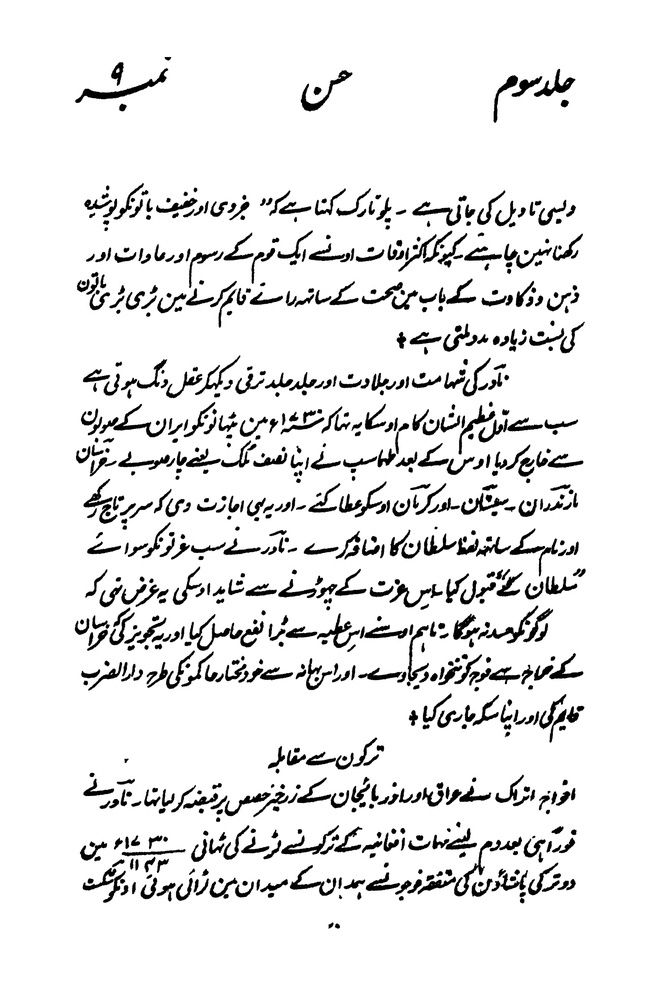
#> input picture urdu-media-ai-utils/urdu-polygon-line-extractor/data-books/B207/Image/B207_107.jpg, 648 x 1000 px, shrunk from 3428 x 5293 before the run; its folder holds only this picture in this run
$ python -i contours_old.py   (imports and definitions only)
#> lines starting #> are read from the running program, lines starting #| are printed output that depends on the picture; after the words box and inside, x2 and y2 are one past the last pixel; in counts of white or black regions, pixels touching at a corner belong together
#> in process_image, page_img is the input picture: shape (1000, 648, 3); min 0, max 255, mean 233.1
import cv2
import os


def image_contours(image, image_path):
    """
    Extract text contours from image using OpenCV.
    Returns sorted contours based on y-coordinate.
    """
    gray = cv2.cvtColor(image, cv2.COLOR_BGR2GRAY)
    gray_image_path = os.path.join(output_directory, f'gray_{os.path.basename(image_path)}')
    cv2.imwrite(gray_image_path, gray) # Save grayscale image
    blur = cv2.GaussianBlur(gray, (3, 3), 0)
    bw = cv2.threshold(blur, 0, 255, cv2.THRESH_BINARY_INV + cv2.THRESH_OTSU)[1]
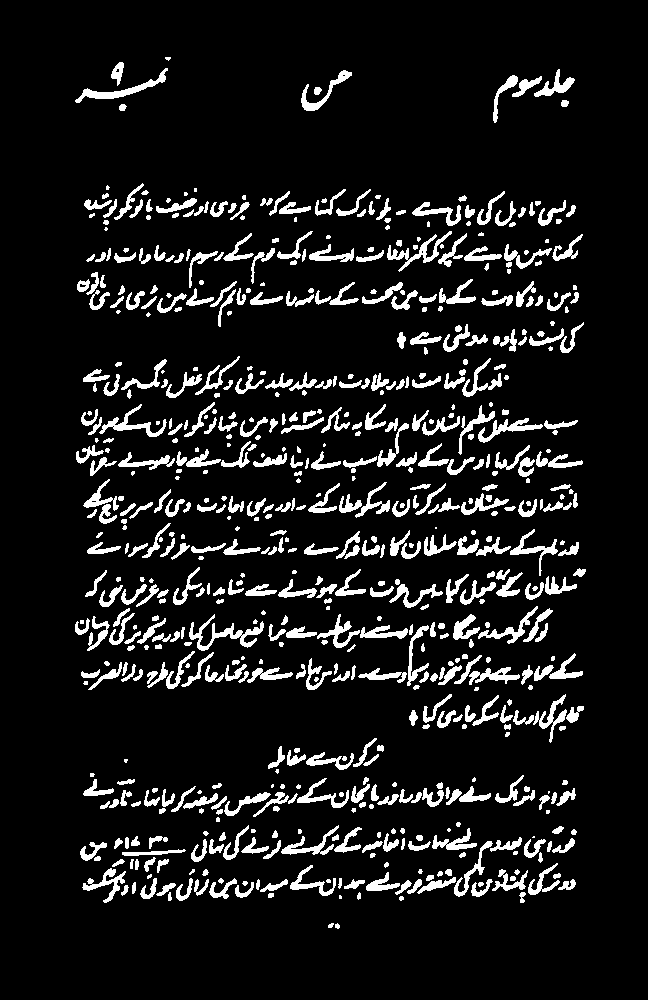
#> bw: shape (1000, 648); 9.9% white; 666 white regions (103 under 20 px), largest, box (x1, y1, x2, y2) and area: (189, 614, 264, 651) 729, (75, 68, 168, 103) 626, (387, 231, 452, 272) 572
    bw_image_path = os.path.join(output_directory, f'bw_{os.path.basename(image_path)}')
    cv2.imwrite(bw_image_path, bw)  # Save thresholded image

    # Define kernel size for morphological operations
    kernel_size = (200, 10)
    kernel = cv2.getStructuringElement(cv2.MORPH_RECT, kernel_size)

    # Perform morphological closing operation
    bw_closed = cv2.morphologyEx(bw, cv2.MORPH_CLOSE, kernel)
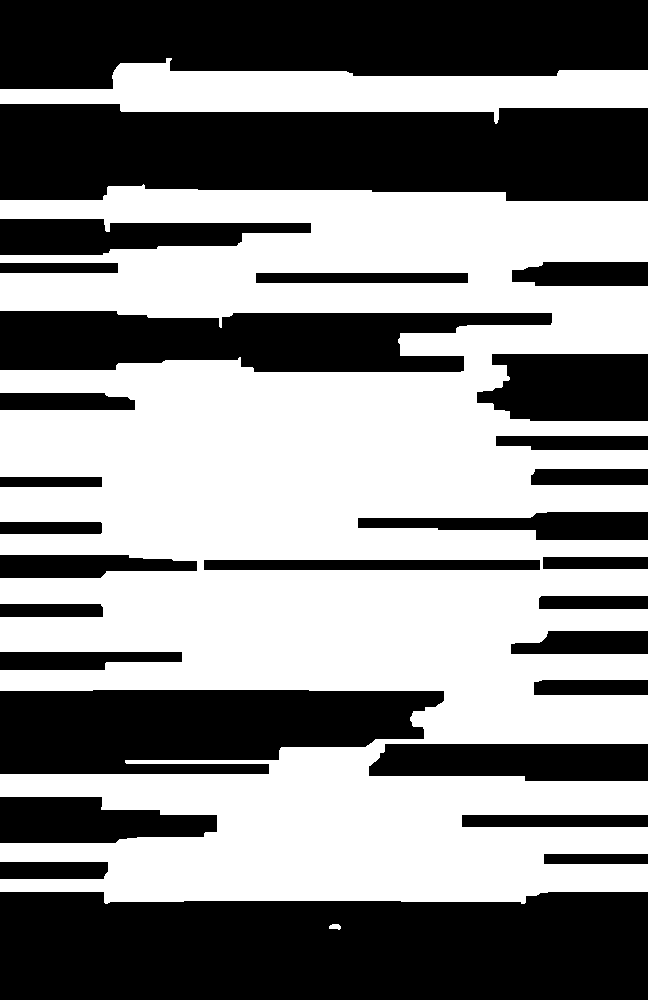
#> bw_closed: shape (1000, 648); 53.4% white; 29 black regions

    # Find contours for each text line
    contours, _ = cv2.findContours(bw_closed, cv2.RETR_EXTERNAL, cv2.CHAIN_APPROX_SIMPLE)
#> contours = 3 contours; box (x1, y1, x2, y2) and area: (0, 184, 648, 904) 322974, (0, 58, 648, 124) 21832, (329, 924, 341, 930) 41

    # Filter contours to select those whose width is at least 3 times their height
    filtered_contours = [cnt for cnt in contours if (cv2.boundingRect(cnt)[2] / cv2.boundingRect(cnt)[3]) >= 3.0]
#> filtered_contours = 1 contour; box (x1, y1, x2, y2) and area: (0, 58, 648, 124) 21832

    # Sort contours based on y-coordinate
    sorted_contours = sorted(filtered_contours, key=lambda contour: cv2.boundingRect(contour)[1])
#> sorted_contours has the same summary as filtered_contours

    return sorted_contours


def process_image(image_path, output_dir, count_start=1):
    """
    Process an image, extract line contours using the image_contours logic,
    and save the extracted line images.
    """
    # Read the page image
    page_img = cv2.imread(image_path)

    # Check if the image is loaded correctly
    if page_img is None:
        print(f"Error: Could not load image {image_path}.")
        return

    # Extract the book name from the image path
    book_name = os.path.basename(image_path).split("_")[0]
    print(f"Processing: {os.path.basename(image_path)} | Book name: {book_name}")

    # Save the original image
    original_image_path = os.path.join(output_dir, f'original_{os.path.basename(image_path)}')
    cv2.imwrite(original_image_path, page_img)

    # Initialize count for naming output images
    count = count_start

    # Use the same contour extraction logic from `image_contours`
    sorted_contours = image_contours(page_img, image_path)
#> sorted_contours has the same summary as filtered_contours in image_contours

    # Prepare a list to hold the extracted line images
    line_imgs = []

    # Create a text file to store operation specifications
    specs_file_path = os.path.join(output_dir, f'{book_name}_specs.txt')
    with open(specs_file_path, 'w') as specs_file:
        specs_file.write(f"Image processing specifications for {book_name}\n")
        specs_file.write(f"Image Name: {os.path.basename(image_path)}\n")

    # Iterate over each sorted contour and extract line images
    for contour in sorted_contours:
        try:
            # Get bounding box coordinates
            x, y, w, h = cv2.boundingRect(contour)
            y_offset = 5  # Adjust this offset as needed

            # Extract the line image using the bounding box
            line_image = page_img[max(0, y - y_offset):y + h + y_offset, x:x + w]

            # Check if the height of the line image meets the criteria
            if line_image.shape[0] > 15:
                # Append the line image to the list
                line_imgs.append(line_image)

                # [10 lines of commented-out code are left out]

                count += 1
            else:
                print(f"Line image height too small, skipped: {line_image.shape[0]} pixels.")

            # Draw the contour on the original image
            cv2.rectangle(page_img, (x, y), (x + w, y + h), (0, 255, 0), 2)

        except Exception as e:
            print(f"Error processing contour: {e}")
            continue  # Continue with the next contour
#> this loop made 1 pass
#> (x, y, w, h, y_offset, count) on pass 1: (0, 58, 648, 66, 5, 2)
#> pass 1, in process_image, `line_image = page_img[max(0, y - y_offset):y + h + y_offset, x:x + w]`:
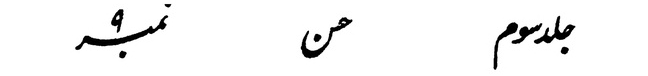
#> line_image: shape (76, 648, 3); min 0, max 255, mean 244.2
#> after the loop:
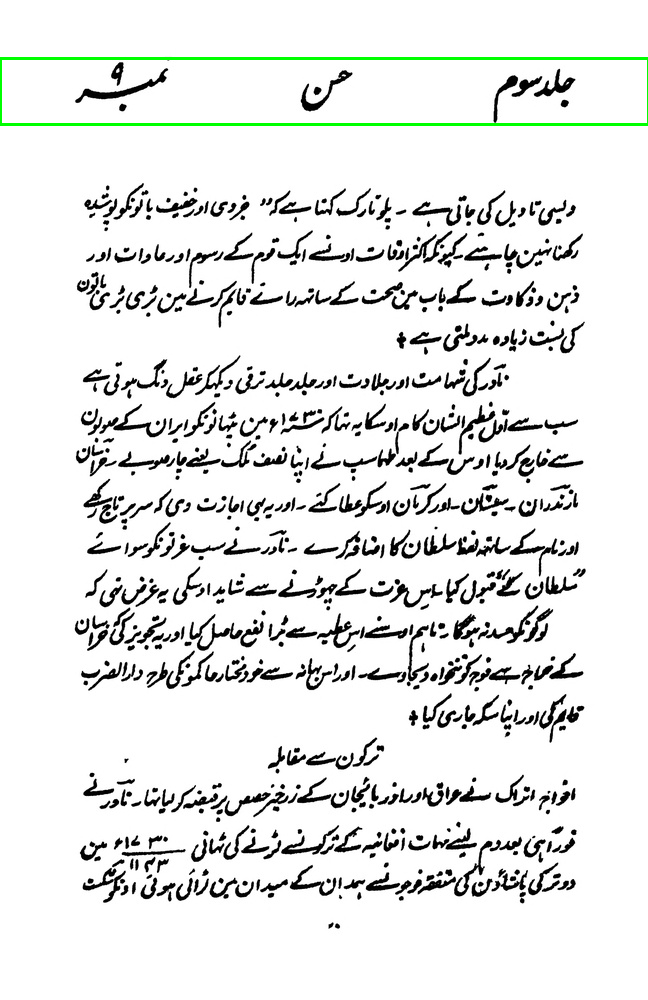
#> page_img: shape (1000, 648, 3); 0.63% of pixels changed, all inside (x1, y1, x2, y2) = (0, 57, 648, 126)
#> after the loop, count = 2; line_imgs = 1 item

    # Save the image with contours drawn using the original name
    contour_image_path = os.path.join(output_dir, f'contoured_{os.path.basename(image_path)}')
    cv2.imwrite(contour_image_path, page_img)
    print(f"Saved image with contours: {contour_image_path}")

    # Output the total number of line images extracted
    with open(specs_file_path, 'a') as specs_file:
        specs_file.write(f"\nTotal number of lines extracted: {len(line_imgs)}\n")

    return count  # Return the updated count for line numbering

# [11 lines left out: function process_directory, not called in this run]

# Example usage
input_directory = '/media/cle-nb-183/New Volume/CLE/2. Testing Data/2. selected 100 pages/WP_50 pages'  # Set your input directory here
output_directory = '/media/cle-nb-183/New Volume/CLE/2. Testing Data/3. analysis/2. Old Technique Analysis/2. pre processing/1.wp'  # Set your output directory here

# [1 line not run here, left out]

>>> result = process_image('../../../../urdu-media-ai-utils/urdu-polygon-line-extractor/data-books/B207/Image/B207_107.jpg', 'out.png')
#> result = 2

$ run again, on urdu-media-ai-utils/urdu-polygon-line-extractor/data-books/B207/Image/B207_108.jpg
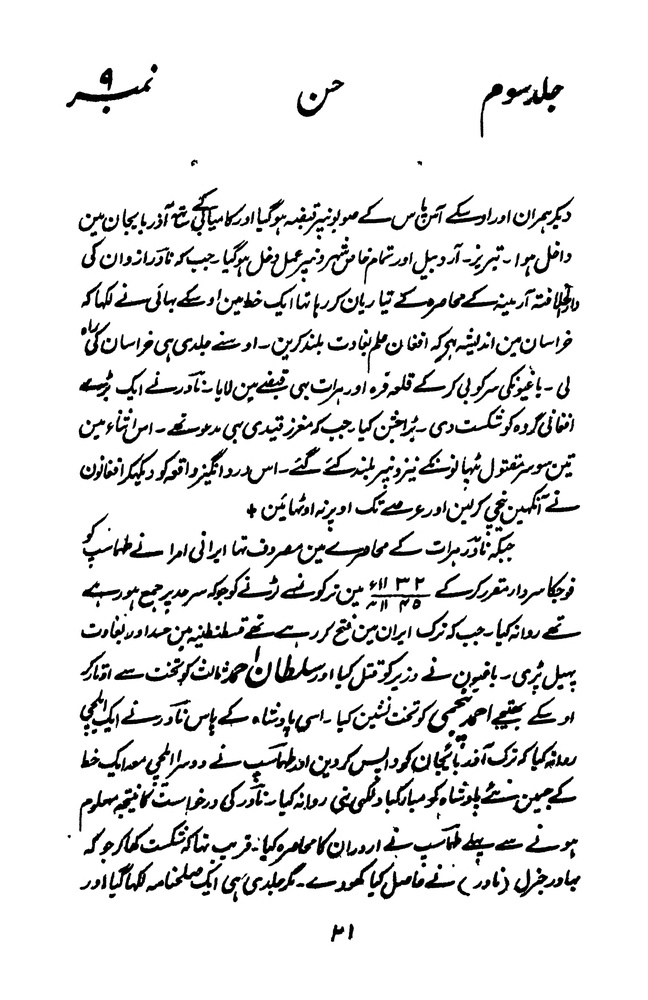
#> input picture urdu-media-ai-utils/urdu-polygon-line-extractor/data-books/B207/Image/B207_108.jpg, 648 x 1000 px, shrunk from 3428 x 5293 before the run
#> in process_image, page_img is the input picture: shape (1000, 648, 3); min 0, max 255, mean 229.9
#> in image_contours, `bw = cv2.threshold(blur, 0, 255, cv2.THRESH_BINARY_INV + cv2.THRESH_OT..`:
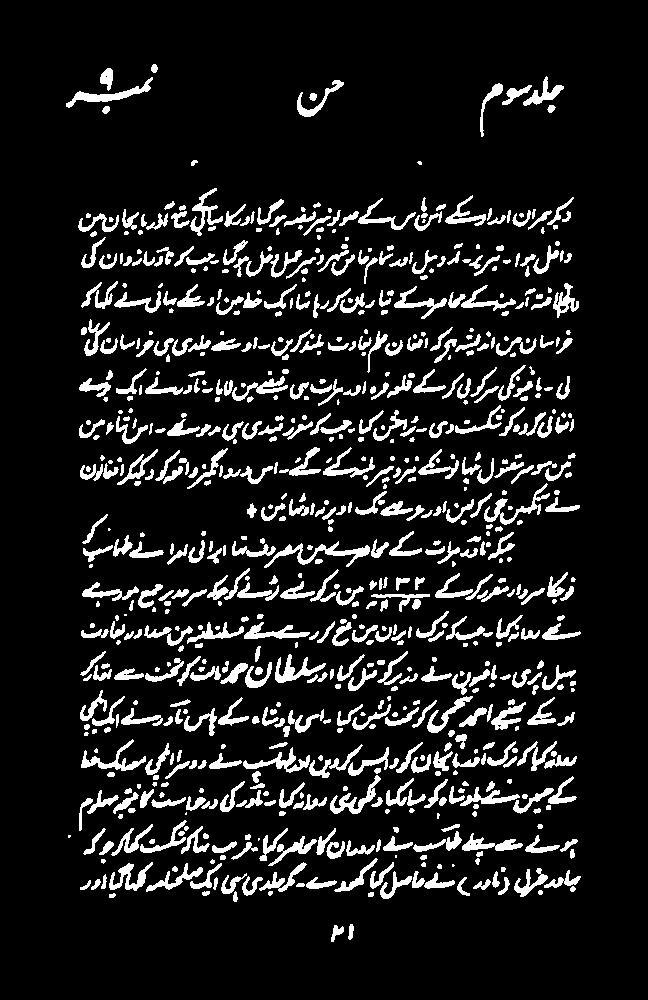
#> bw: shape (1000, 648); 11.3% white; 784 white regions (123 under 20 px), largest, box (x1, y1, x2, y2) and area: (264, 541, 370, 568) 728, (66, 77, 153, 108) 626, (484, 483, 550, 525) 572
#> bw_closed: shape (1000, 648); 60.7% white; 29 black regions
#> contours = 5 contours, 2 with area under 20; largest, box (x1, y1, x2, y2) and area: (0, 189, 648, 903) 370874, (0, 65, 648, 138) 20606, (332, 925, 355, 943) 282
#> filtered_contours = 1 contour; box (x1, y1, x2, y2) and area: (0, 65, 648, 138) 20606
#> in image_contours, `sorted_contours = sorted(filtered_contours, key=lambda contour: cv2.bo..`: sorted_contours has the same summary as filtered_contours
#> in process_image, `sorted_contours = image_contours(page_img, image_path)`: sorted_contours has the same summary as filtered_contours in image_contours
#> the loop in process_image, `for contour in sorted_contours:` made 1 pass
#> (x, y, w, h, y_offset, count) on pass 1: (0, 65, 648, 73, 5, 2)
#> after the loop in process_image, `for contour in sorted_contours:`:
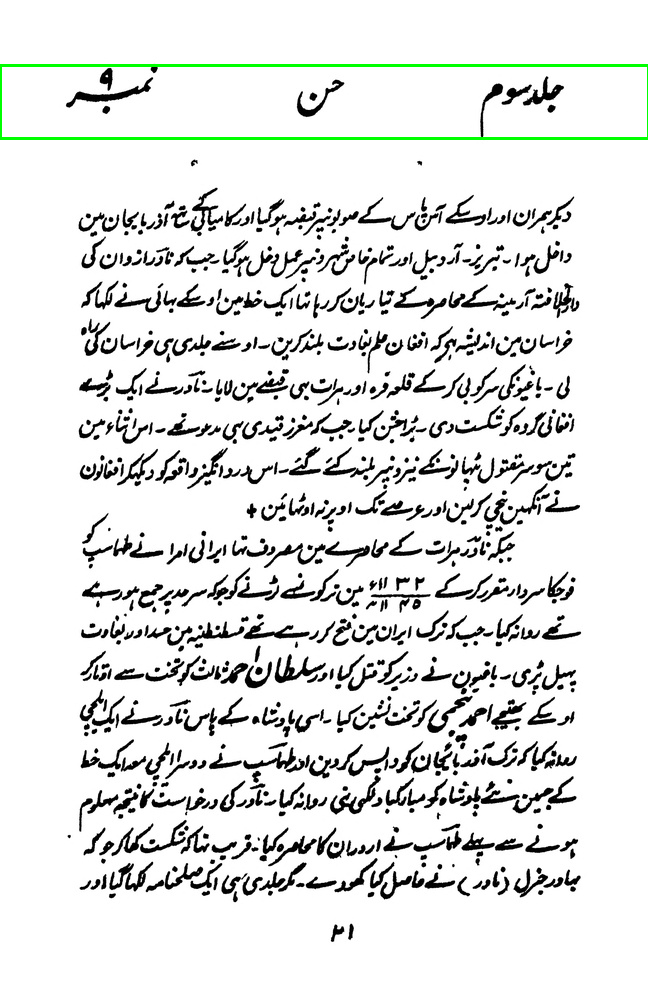
#> page_img: shape (1000, 648, 3); 0.63% of pixels changed, all inside (x1, y1, x2, y2) = (0, 64, 648, 140)
#> after the loop in process_image, `for contour in sorted_contours:`: count = 2; line_imgs = 1 item
#> result = 2

$ run again, on urdu-media-ai-utils/urdu-polygon-line-extractor/data-books/B207/Image/B207_55.jpg
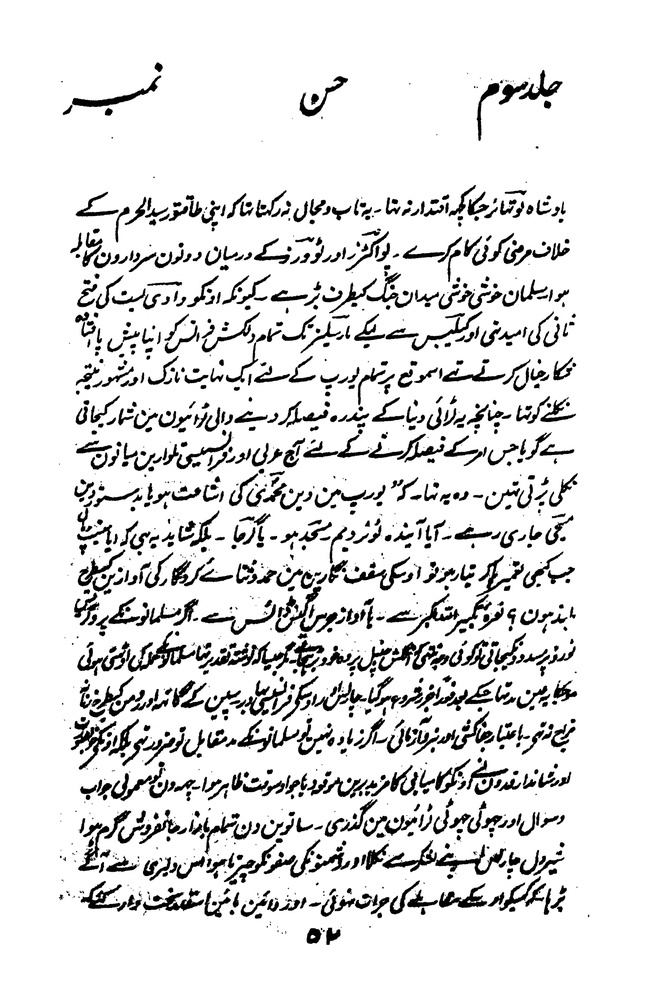
#> input picture urdu-media-ai-utils/urdu-polygon-line-extractor/data-books/B207/Image/B207_55.jpg, 648 x 1000 px, shrunk from 3428 x 5293 before the run
#> in process_image, page_img is the input picture: shape (1000, 648, 3); min 0, max 255, mean 225.8
#> in image_contours, `bw = cv2.threshold(blur, 0, 255, cv2.THRESH_BINARY_INV + cv2.THRESH_OT..`:
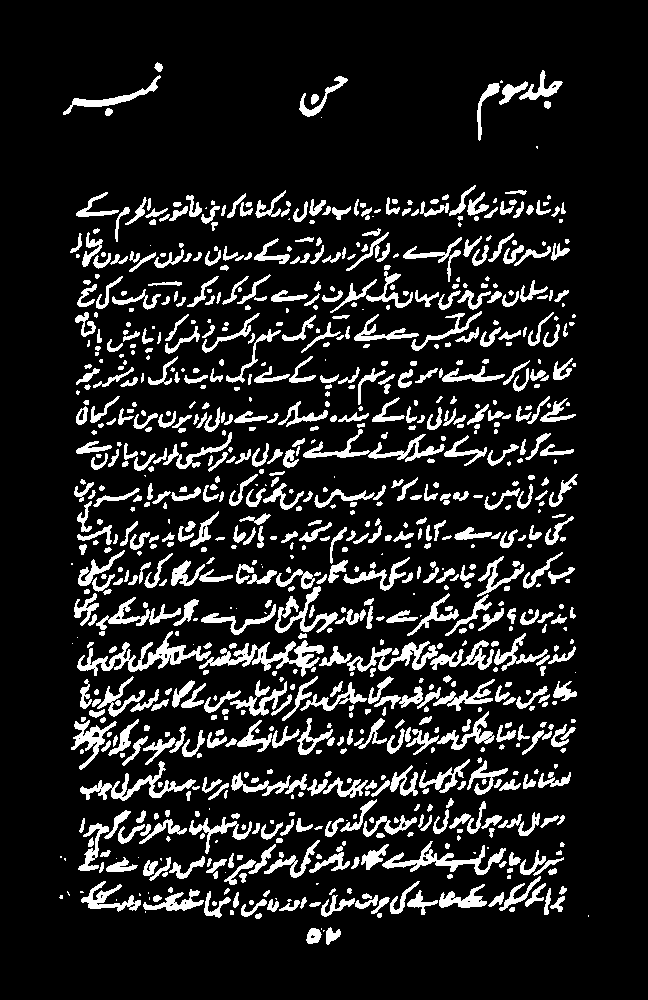
#> bw: shape (1000, 648); 13% white; 903 white regions (170 under 20 px), largest, box (x1, y1, x2, y2) and area: (77, 631, 211, 676) 1540, (199, 640, 324, 677) 1483, (382, 841, 506, 875) 1119
#> bw_closed: shape (1000, 648); 69.8% white; 20 black regions
#> contours = 3 contours, 1 with area under 20; largest, box (x1, y1, x2, y2) and area: (0, 186, 648, 946) 430554, (0, 63, 648, 142) 20810
#> filtered_contours = 1 contour; box (x1, y1, x2, y2) and area: (0, 63, 648, 142) 20810
#> in image_contours, `sorted_contours = sorted(filtered_contours, key=lambda contour: cv2.bo..`: sorted_contours has the same summary as filtered_contours
#> in process_image, `sorted_contours = image_contours(page_img, image_path)`: sorted_contours has the same summary as filtered_contours in image_contours
#> the loop in process_image, `for contour in sorted_contours:` made 1 pass
#> (x, y, w, h, y_offset, count) on pass 1: (0, 63, 648, 79, 5, 2)
#> after the loop in process_image, `for contour in sorted_contours:`:
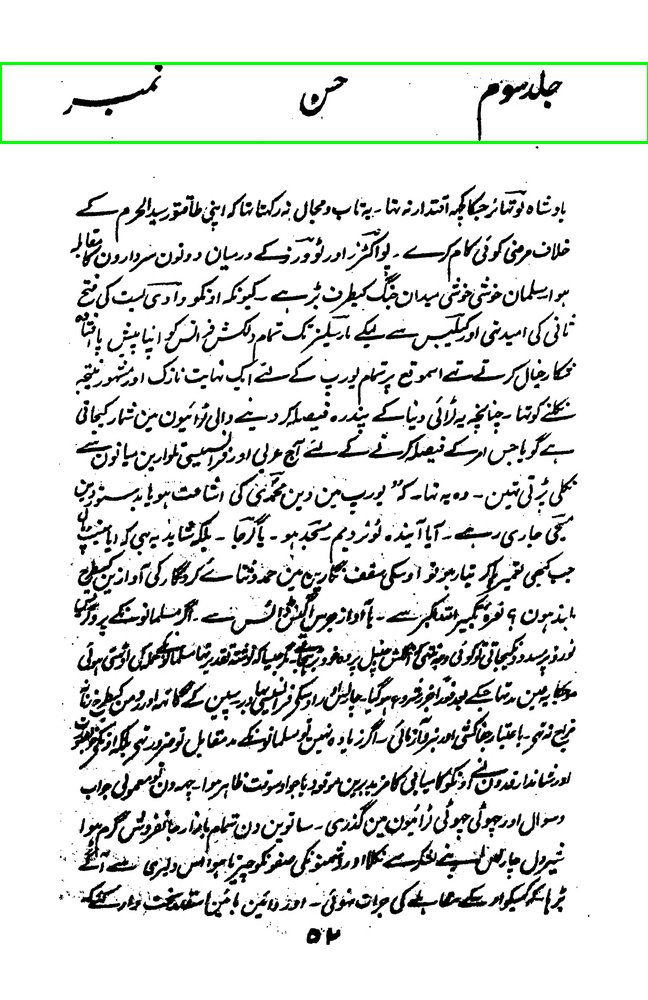
#> page_img: shape (1000, 648, 3); 0.64% of pixels changed, all inside (x1, y1, x2, y2) = (0, 62, 648, 144)
#> after the loop in process_image, `for contour in sorted_contours:`: count = 2; line_imgs = 1 item
#> result = 2
